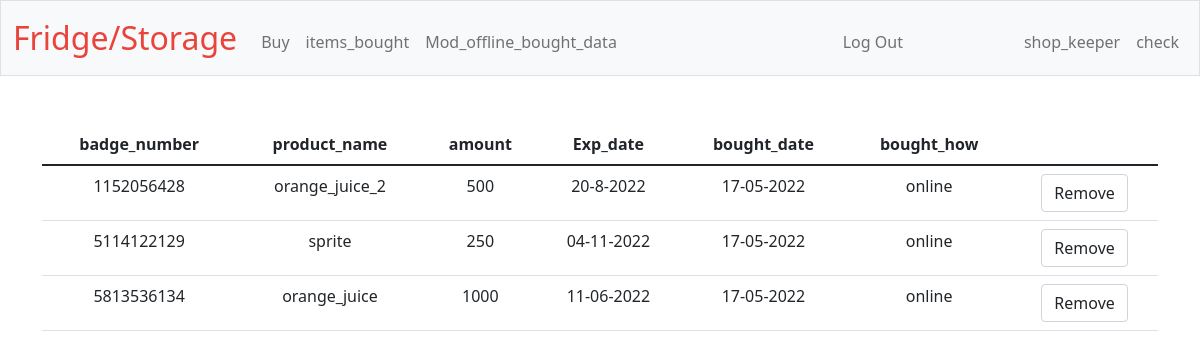
The page /items_bought (signed in) on the database its author committed.
### tables this page shows
CREATE TABLE transactions( id INTEGER PRIMARY KEY AUTOINCREMENT,
 user_id INTEGER NOT NULL,
 badge_number TEXT,
 product_name TEXT,
 amount INTEGER,
 now_amount INTEGER,
 exp_date DATE,
 bought_date DATE,
 last_used_time TIME,
 last_used_date DATE,
 status TEXT,
 bought_how TEXT,
 FOREIGN KEY(user_id) REFERENCES users(id));

### app.py (the view)
@app.route("/items_bought", methods= ["GET","POST"])
@login_required
def items_bought():
    if request.method == "POST":
        tag_id = request.form.get("dil")
        try:
            db.execute("UPDATE tag SET status = ? WHERE tag_id = ?",1,tag_id)
        except:
            print("tag was removed already")
            return apology("tag was removed already")
        db.execute("DELETE FROM transactions WHERE badge_number = ?",tag_id)
        return redirect("/items_bought")
    else:
        items = db.execute("SELECT * FROM transactions WHERE user_id = ?",session["user_id"])
        return render_template("items_bought.html",items = items)

### app.py (called while the page is built)
@app.after_request
def after_request(response):
    response.headers["Cache-Control"] = "no-cache, no-store, must-revalidate"
    response.headers["Expires"] = 0
    response.headers["Pragma"] = "no-cache"
    return response

### helpers.py (called while the page is built)
def login_required(f):
    @wraps(f)
    def decorated_function(*args, **kwargs):
        if session.get("user_id") is None:
            return redirect("/login")
        return f(*args, **kwargs)
    return decorated_function

### templates/items_bought.html (shortened to what this page needs)
{%extends "layout.html"%}
{% block main%}
<table class = "table tablestriped">
    <thead>
        <tr>
            <th>
                badge_number
            </th>
            <th>
                product_name
            </th>
            <th>
                amount
            </th>
            <th>
                Exp_date
            </th>
            <th>
                bought_date
            </th>
            <th>
                bought_how
            </th>
        </tr>
    </thead>
    <tbody>
        {%for itemz in items%}
        <tr>
            <td>
                {{itemz["badge_number"]}}
            </td>
            <td>
                {{itemz["product_name"]}}
            </td>
            <td>
                {{itemz["amount"]}}
            </td>
            <td>
                {{itemz["exp_date"]}}
            </td>
            <td>
                {{itemz["bought_date"]}}
            </td>
            <td>
                {{itemz["bought_how"]}}
            </td>
            <td>
                <form action="/items_bought" method="POST">
                    <button type = "submit"class="form-control mx-auto w-auto" >Remove</button>
                </form>
            </td>
        </tr>
        {%endfor%}
    </tbody>
{% endblock %}

### rows shown on the page
transactions: badge_number "1152056428", product_name "orange_juice_2", amount "500", exp_date "20-8-2022", bought_date "17-05-2022", bought_how "online"
transactions: badge_number "5114122129", product_name "sprite", amount "250", exp_date "04-11-2022", bought_date "17-05-2022", bought_how "online"
transactions: badge_number "5813536134", product_name "orange_juice", amount "1000", exp_date "11-06-2022", bought_date "17-05-2022", bought_how "online"
